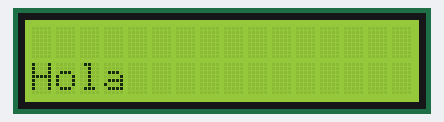
Bench run of a program on a simulated Raspberry Pi (BCM pin numbers). Shown: 16×2 character LCD. What the program prints to the terminal is not drawn. At 12.7 s the program stops and its outputs stay as they are.

Above: at 0.3 s.
At 1.3 s:
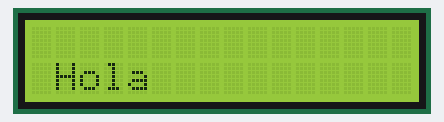
At 2.3 s:
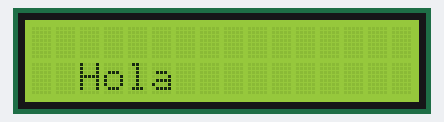
At 5.4 s:
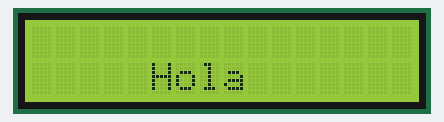
At 8.6 s:
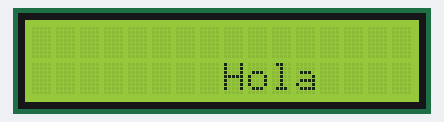
At 11.7 s:
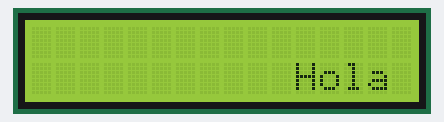

The program:

Clase02_Ejemplo02_LCD.py
```python
import lcddriver
import time
lcd = lcddriver.lcd()
texto = ""
maximo = 12
while maximo>0:
    lcd.lcd_display_string(texto+"Hola",2)
    time.sleep(1)
    texto=texto+" "
    lcd.lcd_clear()
    maximo=maximo-1
print("fin de programa")
```

lcddriver.py
```python
# Driver library for LCD display. Provided by Ryanteck LTD.
# The procedures below can all be called in your own code!
# You can just stick to the print string one though ;-)

# This is the driver library for the LCD display
# It contains some functions that you can call in your own program
# Just remember that in order to use it you have to import it
# You can do that with the line: import lcddriver
# Make sure that lcddriver is in the same directory though!
# Credit for this code goes to "natbett" of the Raspberry Pi Forum 18/02/13

import i2c_lib
from time import *

# LCD Address
# Usually you will have to use one of the two provided values below.
# If you prefer, you can check your LCD address with the command: "sudo i2cdetect -y 1"
# This is a common LCD address.
#ADDRESS = 0x27
# This is another common LCD address.
ADDRESS = 0x3f

# commands
LCD_CLEARDISPLAY = 0x01
LCD_RETURNHOME = 0x02
LCD_ENTRYMODESET = 0x04
LCD_DISPLAYCONTROL = 0x08
LCD_CURSORSHIFT = 0x10
LCD_FUNCTIONSET = 0x20
LCD_SETCGRAMADDR = 0x40
LCD_SETDDRAMADDR = 0x80

# flags for display entry mode
LCD_ENTRYRIGHT = 0x00
LCD_ENTRYLEFT = 0x02
LCD_ENTRYSHIFTINCREMENT = 0x01
LCD_ENTRYSHIFTDECREMENT = 0x00

# flags for display on/off control
LCD_DISPLAYON = 0x04
LCD_DISPLAYOFF = 0x00
LCD_CURSORON = 0x02
LCD_CURSOROFF = 0x00
LCD_BLINKON = 0x01
LCD_BLINKOFF = 0x00

# flags for display/cursor shift
LCD_DISPLAYMOVE = 0x08
LCD_CURSORMOVE = 0x00
LCD_MOVERIGHT = 0x04
LCD_MOVELEFT = 0x00

# flags for function set
LCD_8BITMODE = 0x10
LCD_4BITMODE = 0x00
LCD_2LINE = 0x08
LCD_1LINE = 0x00
LCD_5x10DOTS = 0x04
LCD_5x8DOTS = 0x00

# flags for backlight control
LCD_BACKLIGHT = 0x08
LCD_NOBACKLIGHT = 0x00

En = 0b00000100 # Enable bit
Rw = 0b00000010 # Read/Write bit
Rs = 0b00000001 # Register select bit

class lcd:
   #initializes objects and lcd
   def __init__(self):
      self.lcd_device = i2c_lib.i2c_device(ADDRESS)

      self.lcd_write(0x03)
      self.lcd_write(0x03)
      self.lcd_write(0x03)
      self.lcd_write(0x02)

      self.lcd_write(LCD_FUNCTIONSET | LCD_2LINE | LCD_5x8DOTS | LCD_4BITMODE)
      self.lcd_write(LCD_DISPLAYCONTROL | LCD_DISPLAYON)
      self.lcd_write(LCD_CLEARDISPLAY)
      self.lcd_write(LCD_ENTRYMODESET | LCD_ENTRYLEFT)
      sleep(0.2)

   # clocks EN to latch command
   def lcd_strobe(self, data):
      self.lcd_device.write_cmd(data | En | LCD_BACKLIGHT)
      sleep(.0005)
      self.lcd_device.write_cmd(((data & ~En) | LCD_BACKLIGHT))
      sleep(.0001)

   def lcd_write_four_bits(self, data):
      self.lcd_device.write_cmd(data | LCD_BACKLIGHT)
      self.lcd_strobe(data)

   # write a command to lcd
   def lcd_write(self, cmd, mode=0):
      self.lcd_write_four_bits(mode | (cmd & 0xF0))
      self.lcd_write_four_bits(mode | ((cmd << 4) & 0xF0))

   # put string function
   def lcd_display_string(self, string, line):
      if line == 1:
         self.lcd_write(0x80)
      if line == 2:
         self.lcd_write(0xC0)
      if line == 3:
         self.lcd_write(0x94)
      if line == 4:
         self.lcd_write(0xD4)

      for char in string:
         self.lcd_write(ord(char), Rs)

   # clear lcd and set to home
   def lcd_clear(self):
      self.lcd_write(LCD_CLEARDISPLAY)
      self.lcd_write(LCD_RETURNHOME)
```

i2c_lib.py
```python
import smbus
from time import *

class i2c_device:
   def __init__(self, addr, port=1):
      self.addr = addr
      self.bus = smbus.SMBus(port)

# Write a single command
   def write_cmd(self, cmd):
      self.bus.write_byte(self.addr, cmd)
      sleep(0.0001)

# Write a command and argument
   def write_cmd_arg(self, cmd, data):
      self.bus.write_byte_data(self.addr, cmd, data)
      sleep(0.0001)

# Write a block of data
   def write_block_data(self, cmd, data):
      self.bus.write_block_data(self.addr, cmd, data)
      sleep(0.0001)

# Read a single byte
   def read(self):
      return self.bus.read_byte(self.addr)

# Read
   def read_data(self, cmd):
      return self.bus.read_byte_data(self.addr, cmd)

# Read a block of data
   def read_block_data(self, cmd):
      return self.bus.read_block_data(self.addr, cmd)
```

Measured:
- what the display in image 0 shows lasts 1.0 s, from 0.2 s to 1.2 s
